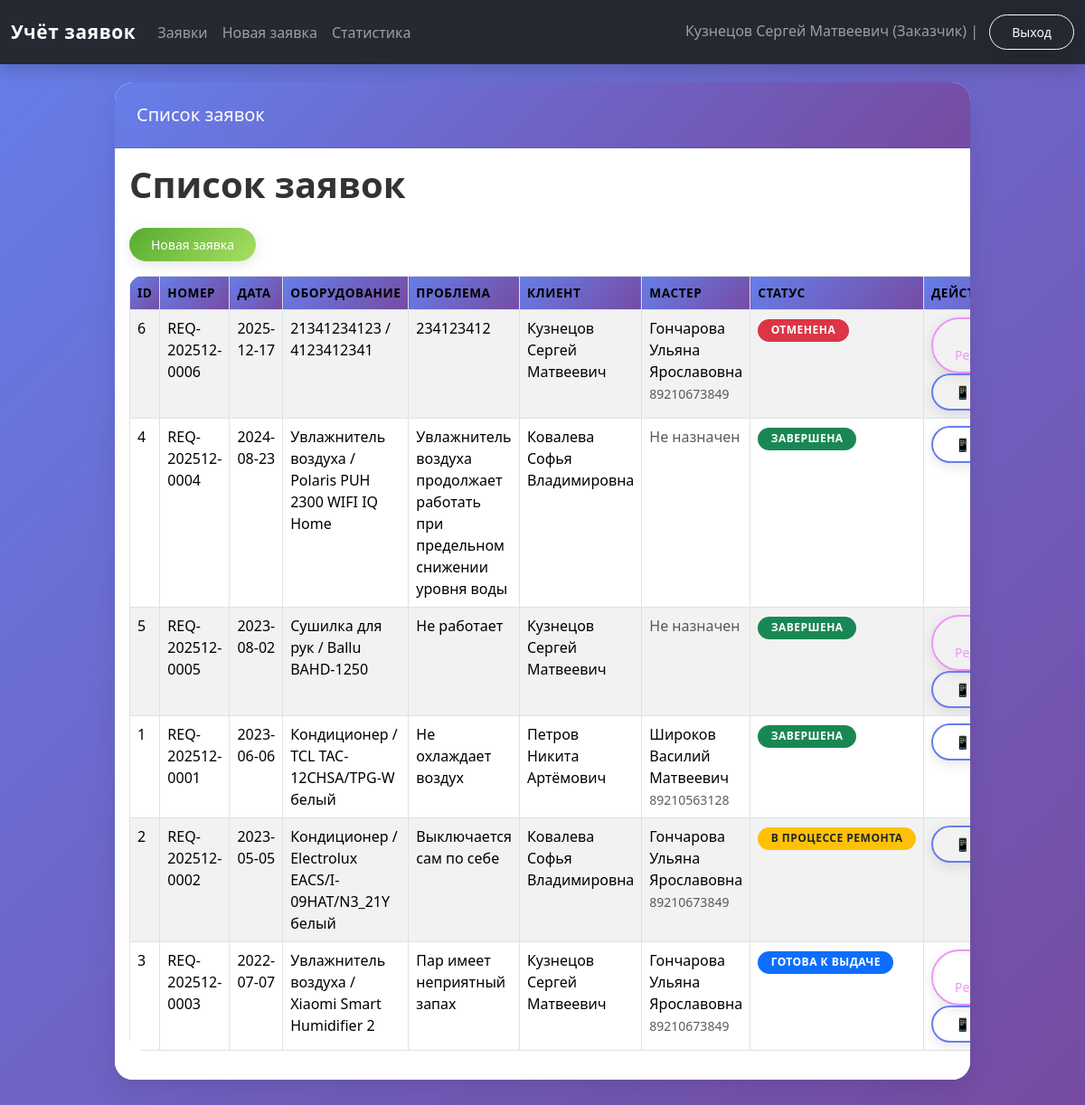
The app's page /requests (signed in) with its own data.
### tables this page shows
CREATE TABLE users (
            user_id INTEGER PRIMARY KEY AUTOINCREMENT,
            fio TEXT NOT NULL,
            phone TEXT NOT NULL,
            login TEXT UNIQUE NOT NULL,
            password TEXT NOT NULL,
            user_type TEXT NOT NULL CHECK (
                user_type IN ('Менеджер', 'Специалист', 'Оператор', 'Заказчик', 'Менеджер по качеству')
            ),
            is_active INTEGER DEFAULT 1,
            registration_date TEXT DEFAULT (DATE('now')),
            email TEXT,
            address TEXT,
            notes TEXT
        );

CREATE TABLE requests (
            request_id INTEGER PRIMARY KEY AUTOINCREMENT,
            request_number TEXT UNIQUE,
            start_date TEXT NOT NULL,
            climate_tech_type TEXT NOT NULL,
            climate_tech_model TEXT NOT NULL,
            problem_description TEXT NOT NULL,
            request_status TEXT NOT NULL DEFAULT 'Новая заявка' CHECK (
                request_status IN ('Новая заявка', 'В процессе ремонта', 'Ожидание комплектующих',
                                    'Готова к выдаче', 'Завершена', 'Отменена')
            ),
            priority TEXT DEFAULT 'Средний' CHECK (priority IN ('Низкий', 'Средний', 'Высокий', 'Критичный')),
            completion_date TEXT,
            repair_parts TEXT,
            estimated_time INTEGER,

            master_id INTEGER REFERENCES users(user_id) ON DELETE SET NULL,
            client_id INTEGER NOT NULL REFERENCES users(user_id) ON DELETE CASCADE,
            quality_manager_id INTEGER REFERENCES users(user_id) ON DELETE SET NULL,

            deadline_extension TEXT,
            extension_reason TEXT,
            customer_agreement INTEGER DEFAULT 0,

            qr_code_generated INTEGER DEFAULT 0,
            qr_code_token TEXT UNIQUE,
            feedback_received INTEGER DEFAULT 0,

            created_at TEXT DEFAULT (DATETIME('now')),
            updated_at TEXT DEFAULT (DATETIME('now'))
        );

### web_app.py (the view)
    def wrapper(*args, **kwargs):
        if "user" not in session:
            return redirect(url_for("login"))
        return view_func(*args, **kwargs)

### web_app.py (called while the page is built, shortened)
def get_connection():
    if not os.path.exists(DB_NAME):
        raise FileNotFoundError(
            f"Файл базы данных '{DB_NAME}' не найден. "
            f"Сначала запустите 'test.py' для создания БД."
        )
    conn = sqlite3.connect(DB_NAME)
    conn.row_factory = sqlite3.Row
    return conn

def login_required(view_func):
    def wrapper(*args, **kwargs):
        if "user" not in session:
            return redirect(url_for("login"))
        return view_func(*args, **kwargs)
    wrapper.__name__ = view_func.__name__
    return wrapper

def can_edit_request(request_id, user):
    user_type = user.get("user_type")
    user_id = user.get("user_id")
    if user_type == "Администратор" or user_type == "Менеджер":
        return (True, True, True)  # Может всё
    try:
        conn = get_connection()
        with conn:
            cur = conn.cursor()
            cur.execute(
                "SELECT client_id, master_id FROM requests WHERE request_id = ?",
                (request_id,)
            )
            row = cur.fetchone()
            if not row:
                return (False, False, False)
            client_id = row["client_id"]
            master_id = row["master_id"]
    except:
        return (False, False, False)
    if user_type == "Заказчик":
        if client_id == user_id:
            return (True, False, False)
        return (False, False, False)

### templates/requests_list.html (shortened to what this page needs)
{% extends "base.html" %}
{% block header %}Список заявок{% endblock %}
{% block content %}
<h1>Список заявок</h1>
<p><a class="btn btn-success btn-sm" href="{{ url_for('new_request') }}">Новая заявка</a></p>
<table class="table table-striped table-bordered">
  <thead>
    <tr>
      <th>ID</th>
      <th>Номер</th>
      <th>Дата</th>
      <th>Оборудование</th>
      <th>Проблема</th>
      <th>Клиент</th>
      <th>Мастер</th>
      <th>Статус</th>
      <th>Действия</th>
    </tr>
  </thead>
  <tbody>
    {% for r in requests %}
    <tr>
      <td>{{ r.request_id }}</td>
      <td>{{ r.request_number }}</td>
      <td>{{ r.start_date }}</td>
      <td>{{ r.climate_tech_type }} / {{ r.climate_tech_model }}</td>
      <td>{{ r.problem_description }}</td>
      <td>{{ r.client_fio }}</td>
      <td>
        {% if r.master_fio %}
          {{ r.master_fio }}
          {% if r.master_phone %}
            <br><small class="text-muted">{{ r.master_phone }}</small>
          {% endif %}
        {% else %}
          <span class="text-muted">Не назначен</span>
        {% endif %}
      </td>
      <td><span class="badge status-badge {{ r.status_class }}">{{ r.request_status }}</span></td>
      <td>
        {% if r.can_edit %}
          <a href="{{ url_for('edit_request', request_id=r.request_id) }}"
             class="btn btn-outline-warning btn-sm me-1"
             title="Редактировать заявку">✏️ Редактировать</a>
        {% endif %}
        <a href="{{ url_for('qr_for_request', request_id=r.request_id) }}" target="_blank"
           class="btn btn-outline-primary btn-sm" title="QR-код для отзыва">
          📱 QR
        </a>
      </td>
    </tr>
    {% endfor %}
  </tbody>
</table>
{% endblock %}

### templates/base.html (shortened to what this page needs)
<!doctype html>
<html lang="ru">
<head>
    <link rel="stylesheet"
          href="https://cdn.jsdelivr.net/npm/bootstrap@5.3.2/dist/css/bootstrap.min.css">
    <link rel="stylesheet" href="{{ url_for('static', filename='styles.css') }}">
</head>
<body>
<nav class="navbar navbar-expand-lg navbar-dark bg-dark">
  <div class="container-fluid">
    <a class="navbar-brand" href="{{ url_for('index') }}">Учёт заявок</a>
    <div class="collapse navbar-collapse" id="navbarNav">
      <ul class="navbar-nav me-auto mb-2 mb-lg-0">
        {% if current_user %}
        <li class="nav-item">
          <a class="nav-link" href="{{ url_for('requests_list') }}">Заявки</a>
        </li>
        <li class="nav-item">
          <a class="nav-link" href="{{ url_for('new_request') }}">Новая заявка</a>
        </li>
        <li class="nav-item">
          <a class="nav-link" href="{{ url_for('stats') }}">Статистика</a>
        </li>
        {% endif %}
      </ul>
      <span class="navbar-text">
        {% if current_user %}
          {{ current_user['fio'] }} ({{ current_user['user_type'] }}) |
          <a href="{{ url_for('logout') }}" class="btn btn-sm btn-outline-light ms-2">Выход</a>
        {% else %}
          <a href="{{ url_for('login') }}" class="btn btn-sm btn-outline-light">Войти</a>
          <a href="{{ url_for('register') }}" class="btn btn-sm btn-outline-light ms-2">Регистрация</a>
        {% endif %}
      </span>
    </div>
  </div>
</nav>
<div class="container app-shell">
  <div class="row justify-content-center">
    <div class="col-12 col-lg-11 col-xl-10">
      <div class="card app-card">
        <div class="card-header app-card-header">
          <h5 class="mb-0">{% block header %}{{ title }}{% endblock %}</h5>
        </div>
        <div class="card-body bg-white">
          {% block content %}{% endblock %}
        </div>
      </div>
    </div>
  </div>
</div>
</body>
</html>

### static/styles.css (style rules this page uses)
* { transition: all 0.3s ease; }
body { min-height: 100vh; background: linear-gradient(135deg, #667eea 0%, #764ba2 25%, #f093fb 50%, #4facfe 75%, #00f2fe 100%); background-size: 400% 400%; animation: gradientShift 15s ease infinite; background-attachment: fixed; font-family: 'Segoe UI', Tahoma, Geneva, Verdana, sans-serif; }
.app-shell { padding: 20px 0 40px; animation: fadeIn 0.5s ease-in; }
.app-card { border-radius: 20px; box-shadow: 0 20px 60px rgba(0,0,0,0.3); overflow: hidden; background: rgba(255, 255, 255, 0.95); backdrop-filter: blur(10px); animation: slideUp 0.6s ease-out; }
.app-card-header { background: linear-gradient(135deg, #667eea 0%, #764ba2 100%); color: #fff; padding: 1.5rem; }
.navbar { background: rgba(33, 37, 41, 0.95) !important; backdrop-filter: blur(10px); box-shadow: 0 4px 20px rgba(0,0,0,0.2); }
.navbar-brand { font-weight: 700; letter-spacing: 0.03em; font-size: 1.3rem; }
.btn { border-radius: 50px; padding: 0.5rem 1.5rem; font-weight: 500; transition: all 0.3s ease; box-shadow: 0 4px 15px rgba(0,0,0,0.1); }
.btn-success { background: linear-gradient(135deg, #56ab2f 0%, #a8e063 100%); border: none; }
.btn-outline-primary { border: 2px solid #667eea; color: #667eea; }
.btn-outline-warning { border: 2px solid #f093fb; color: #f093fb; }
.status-badge { font-size: 0.75rem; padding: 0.4rem 0.9rem; border-radius: 50px; font-weight: 600; text-transform: uppercase; letter-spacing: 0.5px; }
table { border-radius: 15px; overflow: hidden; }
table thead th { background: linear-gradient(135deg, #667eea 0%, #764ba2 100%); color: white; vertical-align: middle; font-weight: 600; text-transform: uppercase; font-size: 0.85rem; letter-spacing: 0.5px; padding: 1rem; }
table tbody tr { transition: all 0.3s ease; }
h1 { color: #333; font-weight: 700; margin-bottom: 1.5rem; }
.card { border: none; border-radius: 20px; box-shadow: 0 10px 30px rgba(0,0,0,0.1); transition: all 0.3s ease; }

### records on screen
users: fio "Кузнецов Сергей Матвеевич"
requests: request_id "6", request_number "REQ-202512-0006", start_date "2025-12-17", climate_tech_type "21341234123", climate_tech_model "4123412341", problem_description "234123412", client_fio "Кузнецов Сергей Матвеевич", master_fio "Гончарова Ульяна Ярославовна", master_phone "89210673849", request_status "ОТМЕНЕНА"
requests: request_id "4", request_number "REQ-202512-0004", start_date "2024-08-23", climate_tech_type "Увлажнитель воздуха", climate_tech_model "Polaris PUH 2300 WIFI IQ Home", problem_description "Увлажнитель воздуха продолжает работать при предельном снижении уровня воды", client_fio "Ковалева Софья Владимировна", shows "Не назначен", request_status "ЗАВЕРШЕНА"
requests: request_id "5", request_number "REQ-202512-0005", start_date "2023-08-02", climate_tech_type "Сушилка для рук", climate_tech_model "Ballu BAHD-1250", problem_description "Не работает", client_fio "Кузнецов Сергей Матвеевич", shows "Не назначен", request_status "ЗАВЕРШЕНА"
requests: request_id "1", request_number "REQ-202512-0001", start_date "2023-06-06", climate_tech_type "Кондиционер", climate_tech_model "TCL TAC-12CHSA/TPG-W белый", problem_description "Не охлаждает воздух", client_fio "Петров Никита Артёмович", master_fio "Широков Василий Матвеевич", master_phone "89210563128", request_status "ЗАВЕРШЕНА"
requests: request_id "2", request_number "REQ-202512-0002", start_date "2023-05-05", climate_tech_type "Кондиционер", climate_tech_model "Electrolux EACS/I-09HAT/N3_21Y белый", problem_description "Выключается сам по себе", client_fio "Ковалева Софья Владимировна", master_fio "Гончарова Ульяна Ярославовна", master_phone "89210673849", request_status "В ПРОЦЕССЕ РЕМОНТА"
requests: request_id "3", request_number "REQ-202512-0003", start_date "2022-07-07", climate_tech_type "Увлажнитель воздуха", climate_tech_model "Xiaomi Smart Humidifier 2", problem_description "Пар имеет неприятный запах", client_fio "Кузнецов Сергей Матвеевич", master_fio "Гончарова Ульяна Ярославовна", master_phone "89210673849", request_status "ГОТОВА К ВЫДАЧЕ"

### other values on screen
{{ current_user['user_type'] }} "Заказчик"
